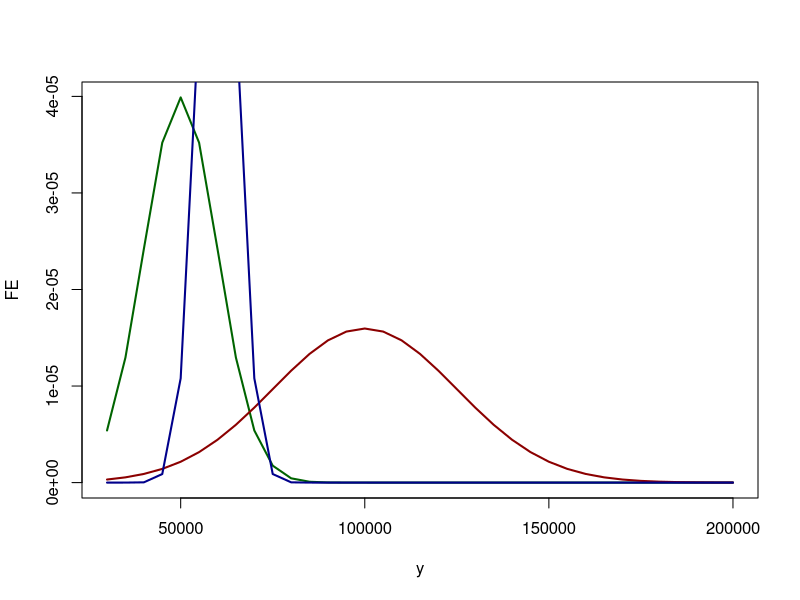

Write the R code that produced this figure.
## ---- chunk 1
knitr::opts_chunk$set(echo = TRUE)
## ---- chunk 2
library(magrittr)


options(digits=4)
## ---- chunk 3


y<-seq(30000,200000,5000)
y
## ---- chunk 4
FE<-dnorm(y,50000,10000)
FPT<-dnorm(y,100000,25000)
FUL<-dnorm(y,60000,5000)

## ---- chunk 5
plot(y,FE,typ="l",col="darkgreen",lwd=2)
lines(y,FPT,col="darkred",lwd=2)
lines(y,FUL,col="darkblue",lwd=2)

## ---- chunk 6

2. 
PE<-0.8
PPT<-0.05
PUL<-0.15
PxE<-dnorm(75000,50000,10000)
PxPT<-dnorm(75000,100000,25000)


## ---- chunk 7

PxUL<-dnorm(75000,60000,5000)
P1<-PE*PxE / (PE*PxE+PPT*PxPT+PUL*PxUL)
P2<-PUL*PxUL / (PE*PxE+PPT*PxPT+PUL*PxUL)
P1
P2
